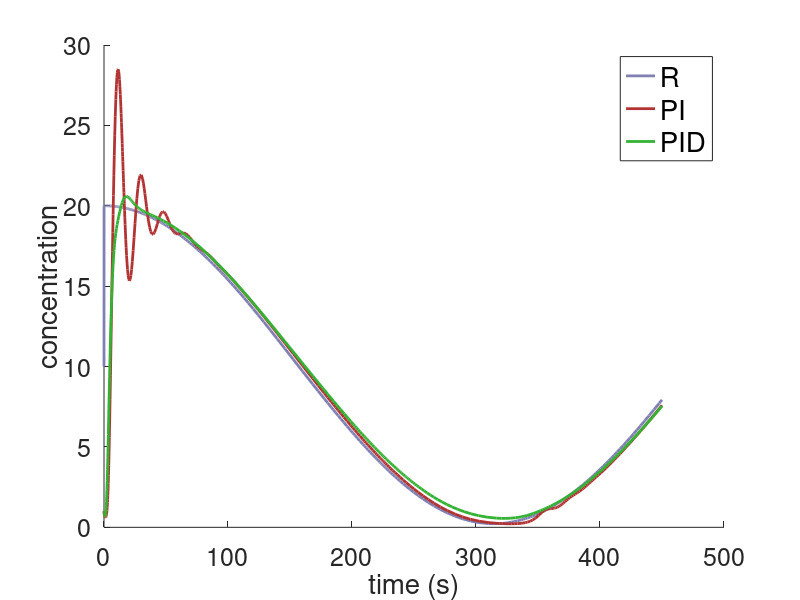

Reproduce this figure in MATLAB.
function createSineFigure2()

constant1 = csvread('sinePI2.csv');
constant2 = csvread('sinePID2.csv');

XData1 = constant1(:,1);
XData2 = constant2(:,1);

YData1 = constant1(:, 2);
YData2 = constant1(:, 3);
YData3 = constant2(:, 3);

% Create figure
figure1 = figure;

% Create axes
axes1 = axes('Parent',figure1,'FontSize',18);

% Create line
line(XData1,YData1,'Parent',axes1,'DisplayName','R','LineWidth',2,...
    'Color',[0.5 0.5 0.7]);

% Create line
line(XData1,YData2,'Parent',axes1,'DisplayName','PI','LineWidth',2,...
    'Color',[0.7 0.2 0.2]);

% Create line
line(XData2,YData3,'Parent',axes1,'DisplayName','PID','LineWidth',2,...
    'Color',[0.2 0.7 0.2]);

% Create xlabel
xlabel('time (s)','FontSize',20);

% Create ylabel
ylabel('concentration','FontSize',20);

% Create legend
legend1 = legend(axes1,'show');
set(legend1,'FontSize',20);


